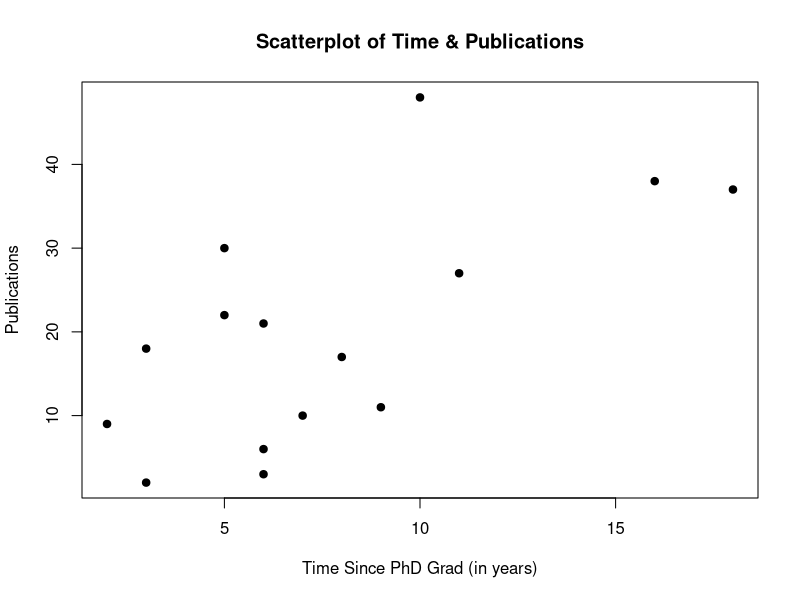

This chart was generated by the following R code:
## ---- chunk 1
#If you know your working directory, use the line below. Otherwise, use the menu: Session > Set Working Directory > Choose Directory
setwd("C:/Users/blmos/Dropbox/School Things/VU Peabody/LLO 8180 - Applied Statistics/R Code")
## ---- chunk 2
phd_data <- read.table("phd.txt", header=TRUE, sep="\t")

head(phd_data)
## ---- chunk 3
plot(phd_data$Time, phd_data$Pubs, main="Scatterplot of Time & Publications",
     xlab="Time Since PhD Grad (in years)", ylab="Publications", pch=19)
## ---- chunk 4
cor.test(phd_data$Time, phd_data$Pubs, method=c("pearson"))
## ---- chunk 5
english_data <- read.table("english.txt", header=TRUE, sep="\t")

cor.test(english_data$Words, english_data$Grade, method=c("spearman"))
## ---- chunk 6
byod_data <- read.table("byod.txt", header=TRUE, sep="\t")

cor.test(byod_data$Grade, byod_data$Byod) #pt-biserial
## ---- chunk 7
grad_data <- read.table("graduate.txt", header=TRUE, sep="\t")

table(grad_data)

cor.test(grad_data$Doctorate, grad_data$Business) #phi
